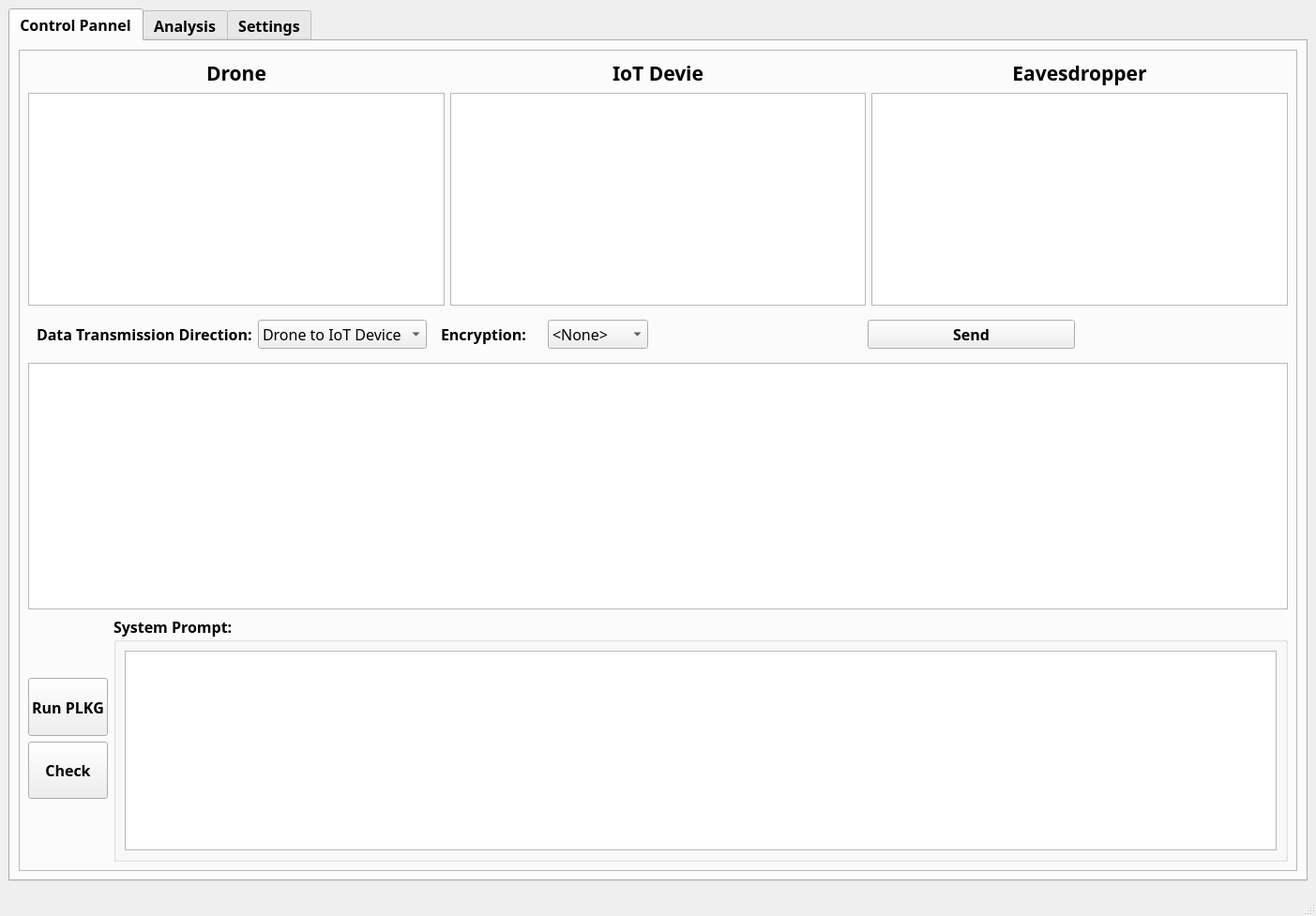
<?xml version="1.0" encoding="UTF-8"?>
<ui version="4.0">
 <class>MainWindow</class>
 <widget class="QMainWindow" name="MainWindow">
  <property name="geometry">
   <rect>
    <x>0</x>
    <y>0</y>
    <width>1403</width>
    <height>977</height>
   </rect>
  </property>
  <property name="sizePolicy">
   <sizepolicy hsizetype="Preferred" vsizetype="Expanding">
    <horstretch>0</horstretch>
    <verstretch>0</verstretch>
   </sizepolicy>
  </property>
  <property name="font">
   <font>
    <family>Agency FB</family>
    <pointsize>12</pointsize>
    <weight>75</weight>
    <bold>true</bold>
   </font>
  </property>
  <property name="windowTitle">
   <string>MainWindow</string>
  </property>
  <widget class="QWidget" name="centralwidget">
   <layout class="QGridLayout" name="gridLayout_5">
    <item row="0" column="0">
     <widget class="QTabWidget" name="system_tab">
      <property name="currentIndex">
       <number>0</number>
      </property>
      <widget class="QWidget" name="tab">
       <attribute name="title">
        <string>Control Pannel</string>
       </attribute>
       <layout class="QVBoxLayout" name="verticalLayout">
        <item>
         <widget class="QFrame" name="control_pannel_frame">
          <property name="autoFillBackground">
           <bool>false</bool>
          </property>
          <property name="frameShape">
           <enum>QFrame::StyledPanel</enum>
          </property>
          <property name="frameShadow">
           <enum>QFrame::Raised</enum>
          </property>
          <layout class="QVBoxLayout" name="verticalLayout_5">
           <item>
            <layout class="QGridLayout" name="gridLayout_6">
             <item row="0" column="2">
              <layout class="QVBoxLayout" name="verticalLayout_4">
               <item>
                <widget class="QLabel" name="eve_console_label">
                 <property name="font">
                  <font>
                   <family>Agency FB</family>
                   <pointsize>16</pointsize>
                   <weight>75</weight>
                   <bold>true</bold>
                  </font>
                 </property>
                 <property name="contextMenuPolicy">
                  <enum>Qt::DefaultContextMenu</enum>
                 </property>
                 <property name="toolTipDuration">
                  <number>1</number>
                 </property>
                 <property name="layoutDirection">
                  <enum>Qt::LeftToRight</enum>
                 </property>
                 <property name="autoFillBackground">
                  <bool>false</bool>
                 </property>
                 <property name="text">
                  <string>Eavesdropper</string>
                 </property>
                 <property name="alignment">
                  <set>Qt::AlignCenter</set>
                 </property>
                </widget>
               </item>
               <item>
                <widget class="QTextBrowser" name="eve_console">
                 <property name="font">
                  <font>
                   <family>Consolas</family>
                   <pointsize>12</pointsize>
                  </font>
                 </property>
                 <property name="html">
                  <string>&lt;!DOCTYPE HTML PUBLIC &quot;-//W3C//DTD HTML 4.0//EN&quot; &quot;http://www.w3.org/TR/REC-html40/strict.dtd&quot;&gt;
&lt;html&gt;&lt;head&gt;&lt;meta name=&quot;qrichtext&quot; content=&quot;1&quot; /&gt;&lt;style type=&quot;text/css&quot;&gt;
p, li { white-space: pre-wrap; }
&lt;/style&gt;&lt;/head&gt;&lt;body style=&quot; font-family:'Consolas'; font-size:12pt; font-weight:600; font-style:normal;&quot;&gt;
&lt;p style=&quot;-qt-paragraph-type:empty; margin-top:0px; margin-bottom:0px; margin-left:0px; margin-right:0px; -qt-block-indent:0; text-indent:0px; font-family:'PMingLiU'; font-weight:400;&quot;&gt;&lt;br /&gt;&lt;/p&gt;&lt;/body&gt;&lt;/html&gt;</string>
                 </property>
                </widget>
               </item>
              </layout>
             </item>
             <item row="0" column="0">
              <layout class="QVBoxLayout" name="verticalLayout_2">
               <item>
                <widget class="QLabel" name="drone_console_label">
                 <property name="font">
                  <font>
                   <family>Agency FB</family>
                   <pointsize>16</pointsize>
                   <weight>75</weight>
                   <bold>true</bold>
                  </font>
                 </property>
                 <property name="contextMenuPolicy">
                  <enum>Qt::DefaultContextMenu</enum>
                 </property>
                 <property name="toolTipDuration">
                  <number>1</number>
                 </property>
                 <property name="layoutDirection">
                  <enum>Qt::LeftToRight</enum>
                 </property>
                 <property name="autoFillBackground">
                  <bool>false</bool>
                 </property>
                 <property name="text">
                  <string>Drone</string>
                 </property>
                 <property name="alignment">
                  <set>Qt::AlignCenter</set>
                 </property>
                </widget>
               </item>
               <item>
                <widget class="QTextBrowser" name="drone_console">
                 <property name="font">
                  <font>
                   <family>Consolas</family>
                   <pointsize>12</pointsize>
                  </font>
                 </property>
                 <property name="html">
                  <string>&lt;!DOCTYPE HTML PUBLIC &quot;-//W3C//DTD HTML 4.0//EN&quot; &quot;http://www.w3.org/TR/REC-html40/strict.dtd&quot;&gt;
&lt;html&gt;&lt;head&gt;&lt;meta name=&quot;qrichtext&quot; content=&quot;1&quot; /&gt;&lt;style type=&quot;text/css&quot;&gt;
p, li { white-space: pre-wrap; }
&lt;/style&gt;&lt;/head&gt;&lt;body style=&quot; font-family:'Consolas'; font-size:12pt; font-weight:600; font-style:normal;&quot;&gt;
&lt;p style=&quot;-qt-paragraph-type:empty; margin-top:0px; margin-bottom:0px; margin-left:0px; margin-right:0px; -qt-block-indent:0; text-indent:0px; font-family:'PMingLiU'; font-weight:400;&quot;&gt;&lt;br /&gt;&lt;/p&gt;&lt;/body&gt;&lt;/html&gt;</string>
                 </property>
                </widget>
               </item>
              </layout>
             </item>
             <item row="0" column="1">
              <layout class="QVBoxLayout" name="verticalLayout_3">
               <item>
                <widget class="QLabel" name="iot_console_label">
                 <property name="font">
                  <font>
                   <family>Agency FB</family>
                   <pointsize>16</pointsize>
                   <weight>75</weight>
                   <bold>true</bold>
                  </font>
                 </property>
                 <property name="contextMenuPolicy">
                  <enum>Qt::DefaultContextMenu</enum>
                 </property>
                 <property name="toolTipDuration">
                  <number>1</number>
                 </property>
                 <property name="layoutDirection">
                  <enum>Qt::LeftToRight</enum>
                 </property>
                 <property name="autoFillBackground">
                  <bool>false</bool>
                 </property>
                 <property name="text">
                  <string>IoT Devie</string>
                 </property>
                 <property name="alignment">
                  <set>Qt::AlignCenter</set>
                 </property>
                </widget>
               </item>
               <item>
                <widget class="QTextBrowser" name="iot_console">
                 <property name="font">
                  <font>
                   <family>Consolas</family>
                   <pointsize>12</pointsize>
                  </font>
                 </property>
                 <property name="html">
                  <string>&lt;!DOCTYPE HTML PUBLIC &quot;-//W3C//DTD HTML 4.0//EN&quot; &quot;http://www.w3.org/TR/REC-html40/strict.dtd&quot;&gt;
&lt;html&gt;&lt;head&gt;&lt;meta name=&quot;qrichtext&quot; content=&quot;1&quot; /&gt;&lt;style type=&quot;text/css&quot;&gt;
p, li { white-space: pre-wrap; }
&lt;/style&gt;&lt;/head&gt;&lt;body style=&quot; font-family:'Consolas'; font-size:12pt; font-weight:600; font-style:normal;&quot;&gt;
&lt;p style=&quot;-qt-paragraph-type:empty; margin-top:0px; margin-bottom:0px; margin-left:0px; margin-right:0px; -qt-block-indent:0; text-indent:0px; font-family:'PMingLiU'; font-weight:400;&quot;&gt;&lt;br /&gt;&lt;/p&gt;&lt;/body&gt;&lt;/html&gt;</string>
                 </property>
                </widget>
               </item>
              </layout>
             </item>
            </layout>
           </item>
           <item>
            <layout class="QGridLayout" name="gridLayout_7">
             <item row="0" column="0">
              <widget class="QWidget" name="widget" native="true">
               <layout class="QHBoxLayout" name="horizontalLayout">
                <item>
                 <widget class="QLabel" name="data_direction_label">
                  <property name="font">
                   <font>
                    <family>Agency FB</family>
                    <pointsize>12</pointsize>
                    <weight>75</weight>
                    <bold>true</bold>
                   </font>
                  </property>
                  <property name="contextMenuPolicy">
                   <enum>Qt::DefaultContextMenu</enum>
                  </property>
                  <property name="toolTipDuration">
                   <number>1</number>
                  </property>
                  <property name="layoutDirection">
                   <enum>Qt::LeftToRight</enum>
                  </property>
                  <property name="autoFillBackground">
                   <bool>false</bool>
                  </property>
                  <property name="text">
                   <string>Data Transmission Direction:</string>
                  </property>
                  <property name="alignment">
                   <set>Qt::AlignLeading|Qt::AlignLeft|Qt::AlignVCenter</set>
                  </property>
                 </widget>
                </item>
                <item>
                 <widget class="QComboBox" name="data_direction_type">
                  <property name="font">
                   <font>
                    <family>Agency FB</family>
                    <pointsize>12</pointsize>
                    <weight>50</weight>
                    <bold>false</bold>
                   </font>
                  </property>
                  <item>
                   <property name="text">
                    <string>Drone to IoT Device</string>
                   </property>
                  </item>
                  <item>
                   <property name="text">
                    <string>IoT Device to Drone</string>
                   </property>
                  </item>
                 </widget>
                </item>
               </layout>
              </widget>
             </item>
             <item row="0" column="1">
              <layout class="QHBoxLayout" name="horizontalLayout_2">
               <item>
                <widget class="QLabel" name="encryption_label">
                 <property name="font">
                  <font>
                   <family>Agency FB</family>
                   <pointsize>12</pointsize>
                   <weight>75</weight>
                   <bold>true</bold>
                  </font>
                 </property>
                 <property name="contextMenuPolicy">
                  <enum>Qt::DefaultContextMenu</enum>
                 </property>
                 <property name="toolTipDuration">
                  <number>1</number>
                 </property>
                 <property name="layoutDirection">
                  <enum>Qt::LeftToRight</enum>
                 </property>
                 <property name="autoFillBackground">
                  <bool>false</bool>
                 </property>
                 <property name="text">
                  <string>Encryption:</string>
                 </property>
                 <property name="alignment">
                  <set>Qt::AlignLeading|Qt::AlignLeft|Qt::AlignVCenter</set>
                 </property>
                </widget>
               </item>
               <item>
                <widget class="QComboBox" name="encryption_type">
                 <property name="font">
                  <font>
                   <family>Agency FB</family>
                   <pointsize>12</pointsize>
                   <weight>50</weight>
                   <bold>false</bold>
                  </font>
                 </property>
                 <item>
                  <property name="text">
                   <string>&lt;None&gt;</string>
                  </property>
                 </item>
                 <item>
                  <property name="text">
                   <string>AES</string>
                  </property>
                 </item>
                </widget>
               </item>
              </layout>
             </item>
             <item row="0" column="2">
              <widget class="QWidget" name="widget_2" native="true"/>
             </item>
             <item row="0" column="4">
              <widget class="QWidget" name="widget_3" native="true"/>
             </item>
             <item row="0" column="3">
              <widget class="QPushButton" name="send_data_buttom">
               <property name="font">
                <font>
                 <family>Agency FB</family>
                 <pointsize>12</pointsize>
                 <weight>75</weight>
                 <bold>true</bold>
                </font>
               </property>
               <property name="text">
                <string>Send</string>
               </property>
              </widget>
             </item>
            </layout>
           </item>
           <item>
            <widget class="QTextEdit" name="send_text_console">
             <property name="font">
              <font>
               <family>Consolas</family>
               <weight>50</weight>
               <bold>false</bold>
              </font>
             </property>
             <property name="html">
              <string>&lt;!DOCTYPE HTML PUBLIC &quot;-//W3C//DTD HTML 4.0//EN&quot; &quot;http://www.w3.org/TR/REC-html40/strict.dtd&quot;&gt;
&lt;html&gt;&lt;head&gt;&lt;meta name=&quot;qrichtext&quot; content=&quot;1&quot; /&gt;&lt;style type=&quot;text/css&quot;&gt;
p, li { white-space: pre-wrap; }
&lt;/style&gt;&lt;/head&gt;&lt;body style=&quot; font-family:'Consolas'; font-size:12pt; font-weight:400; font-style:normal;&quot;&gt;
&lt;p style=&quot;-qt-paragraph-type:empty; margin-top:0px; margin-bottom:0px; margin-left:0px; margin-right:0px; -qt-block-indent:0; text-indent:0px;&quot;&gt;&lt;br /&gt;&lt;/p&gt;&lt;/body&gt;&lt;/html&gt;</string>
             </property>
            </widget>
           </item>
           <item>
            <layout class="QGridLayout" name="gridLayout_2">
             <property name="verticalSpacing">
              <number>6</number>
             </property>
             <item row="0" column="1">
              <widget class="QGroupBox" name="system_prompt">
               <property name="title">
                <string>System Prompt:</string>
               </property>
               <layout class="QGridLayout" name="gridLayout">
                <item row="0" column="0">
                 <widget class="QTextBrowser" name="system_prompt_console">
                  <property name="font">
                   <font>
                    <family>Consolas</family>
                    <weight>50</weight>
                    <bold>false</bold>
                   </font>
                  </property>
                  <property name="html">
                   <string>&lt;!DOCTYPE HTML PUBLIC &quot;-//W3C//DTD HTML 4.0//EN&quot; &quot;http://www.w3.org/TR/REC-html40/strict.dtd&quot;&gt;
&lt;html&gt;&lt;head&gt;&lt;meta name=&quot;qrichtext&quot; content=&quot;1&quot; /&gt;&lt;style type=&quot;text/css&quot;&gt;
p, li { white-space: pre-wrap; }
&lt;/style&gt;&lt;/head&gt;&lt;body style=&quot; font-family:'Consolas'; font-size:12pt; font-weight:400; font-style:normal;&quot;&gt;
&lt;p style=&quot;-qt-paragraph-type:empty; margin-top:0px; margin-bottom:0px; margin-left:0px; margin-right:0px; -qt-block-indent:0; text-indent:0px;&quot;&gt;&lt;br /&gt;&lt;/p&gt;&lt;/body&gt;&lt;/html&gt;</string>
                  </property>
                 </widget>
                </item>
               </layout>
              </widget>
             </item>
             <item row="0" column="0">
              <layout class="QVBoxLayout" name="verticalLayout_6">
               <item>
                <widget class="QWidget" name="widget_5" native="true">
                 <property name="sizePolicy">
                  <sizepolicy hsizetype="Preferred" vsizetype="Expanding">
                   <horstretch>0</horstretch>
                   <verstretch>0</verstretch>
                  </sizepolicy>
                 </property>
                </widget>
               </item>
               <item>
                <widget class="QPushButton" name="run_plkg">
                 <property name="sizePolicy">
                  <sizepolicy hsizetype="Minimum" vsizetype="Expanding">
                   <horstretch>0</horstretch>
                   <verstretch>0</verstretch>
                  </sizepolicy>
                 </property>
                 <property name="text">
                  <string>Run PLKG</string>
                 </property>
                </widget>
               </item>
               <item>
                <widget class="QPushButton" name="check_system">
                 <property name="sizePolicy">
                  <sizepolicy hsizetype="Minimum" vsizetype="Expanding">
                   <horstretch>0</horstretch>
                   <verstretch>0</verstretch>
                  </sizepolicy>
                 </property>
                 <property name="text">
                  <string>Check</string>
                 </property>
                </widget>
               </item>
               <item>
                <widget class="QWidget" name="widget_4" native="true">
                 <property name="sizePolicy">
                  <sizepolicy hsizetype="Preferred" vsizetype="Expanding">
                   <horstretch>0</horstretch>
                   <verstretch>0</verstretch>
                  </sizepolicy>
                 </property>
                </widget>
               </item>
              </layout>
             </item>
            </layout>
           </item>
          </layout>
         </widget>
        </item>
       </layout>
      </widget>
      <widget class="QWidget" name="tab_2">
       <attribute name="title">
        <string>Analysis</string>
       </attribute>
      </widget>
      <widget class="QWidget" name="tab_3">
       <attribute name="title">
        <string>Settings</string>
       </attribute>
       <layout class="QVBoxLayout" name="verticalLayout_8">
        <item>
         <layout class="QGridLayout" name="gridLayout_3">
          <item row="0" column="0">
           <layout class="QGridLayout" name="gridLayout_8">
            <item row="0" column="2">
             <widget class="QGroupBox" name="eve_settings">
              <property name="title">
               <string>Eavesdropper</string>
              </property>
              <layout class="QFormLayout" name="formLayout_3">
               <item row="0" column="0">
                <layout class="QHBoxLayout" name="horizontalLayout_5">
                 <item>
                  <widget class="QLabel" name="eve_ip_label">
                   <property name="font">
                    <font>
                     <family>Agency FB</family>
                     <pointsize>12</pointsize>
                     <weight>75</weight>
                     <bold>true</bold>
                    </font>
                   </property>
                   <property name="contextMenuPolicy">
                    <enum>Qt::DefaultContextMenu</enum>
                   </property>
                   <property name="toolTipDuration">
                    <number>1</number>
                   </property>
                   <property name="layoutDirection">
                    <enum>Qt::LeftToRight</enum>
                   </property>
                   <property name="autoFillBackground">
                    <bool>false</bool>
                   </property>
                   <property name="text">
                    <string>IP Address:</string>
                   </property>
                   <property name="alignment">
                    <set>Qt::AlignBottom|Qt::AlignLeading|Qt::AlignLeft</set>
                   </property>
                  </widget>
                 </item>
                 <item>
                  <widget class="QLineEdit" name="eve_ip">
                   <property name="font">
                    <font>
                     <family>Consolas</family>
                     <weight>50</weight>
                     <bold>false</bold>
                    </font>
                   </property>
                   <property name="text">
                    <string/>
                   </property>
                  </widget>
                 </item>
                </layout>
               </item>
               <item row="1" column="0">
                <layout class="QHBoxLayout" name="horizontalLayout_10">
                 <item>
                  <widget class="QLabel" name="eve_port_label">
                   <property name="font">
                    <font>
                     <family>Agency FB</family>
                     <pointsize>12</pointsize>
                     <weight>75</weight>
                     <bold>true</bold>
                    </font>
                   </property>
                   <property name="contextMenuPolicy">
                    <enum>Qt::DefaultContextMenu</enum>
                   </property>
                   <property name="toolTipDuration">
                    <number>1</number>
                   </property>
                   <property name="layoutDirection">
                    <enum>Qt::LeftToRight</enum>
                   </property>
                   <property name="autoFillBackground">
                    <bool>false</bool>
                   </property>
                   <property name="text">
                    <string>Port:</string>
                   </property>
                   <property name="alignment">
                    <set>Qt::AlignBottom|Qt::AlignLeading|Qt::AlignLeft</set>
                   </property>
                  </widget>
                 </item>
                 <item>
                  <widget class="QLineEdit" name="eve_port">
                   <property name="font">
                    <font>
                     <family>Consolas</family>
                     <weight>50</weight>
                     <bold>false</bold>
                    </font>
                   </property>
                   <property name="text">
                    <string/>
                   </property>
                  </widget>
                 </item>
                </layout>
               </item>
              </layout>
             </widget>
            </item>
            <item row="0" column="1">
             <widget class="QGroupBox" name="iot_settings">
              <property name="title">
               <string>IoT Device</string>
              </property>
              <layout class="QFormLayout" name="formLayout_2">
               <item row="0" column="0">
                <layout class="QHBoxLayout" name="horizontalLayout_4">
                 <item>
                  <widget class="QLabel" name="iot_ip_label">
                   <property name="font">
                    <font>
                     <family>Agency FB</family>
                     <pointsize>12</pointsize>
                     <weight>75</weight>
                     <bold>true</bold>
                    </font>
                   </property>
                   <property name="contextMenuPolicy">
                    <enum>Qt::DefaultContextMenu</enum>
                   </property>
                   <property name="toolTipDuration">
                    <number>1</number>
                   </property>
                   <property name="layoutDirection">
                    <enum>Qt::LeftToRight</enum>
                   </property>
                   <property name="autoFillBackground">
                    <bool>false</bool>
                   </property>
                   <property name="text">
                    <string>IP Address:</string>
                   </property>
                   <property name="alignment">
                    <set>Qt::AlignBottom|Qt::AlignLeading|Qt::AlignLeft</set>
                   </property>
                  </widget>
                 </item>
                 <item>
                  <widget class="QLineEdit" name="iot_ip">
                   <property name="font">
                    <font>
                     <family>Consolas</family>
                     <weight>50</weight>
                     <bold>false</bold>
                    </font>
                   </property>
                   <property name="text">
                    <string/>
                   </property>
                  </widget>
                 </item>
                </layout>
               </item>
               <item row="1" column="0">
                <layout class="QHBoxLayout" name="horizontalLayout_9">
                 <item>
                  <widget class="QLabel" name="iot_port_label">
                   <property name="font">
                    <font>
                     <family>Agency FB</family>
                     <pointsize>12</pointsize>
                     <weight>75</weight>
                     <bold>true</bold>
                    </font>
                   </property>
                   <property name="contextMenuPolicy">
                    <enum>Qt::DefaultContextMenu</enum>
                   </property>
                   <property name="toolTipDuration">
                    <number>1</number>
                   </property>
                   <property name="layoutDirection">
                    <enum>Qt::LeftToRight</enum>
                   </property>
                   <property name="autoFillBackground">
                    <bool>false</bool>
                   </property>
                   <property name="text">
                    <string>Port:</string>
                   </property>
                   <property name="alignment">
                    <set>Qt::AlignBottom|Qt::AlignLeading|Qt::AlignLeft</set>
                   </property>
                  </widget>
                 </item>
                 <item>
                  <widget class="QLineEdit" name="iot_port">
                   <property name="font">
                    <font>
                     <family>Consolas</family>
                     <weight>50</weight>
                     <bold>false</bold>
                    </font>
                   </property>
                   <property name="text">
                    <string/>
                   </property>
                  </widget>
                 </item>
                </layout>
               </item>
              </layout>
             </widget>
            </item>
            <item row="0" column="0">
             <widget class="QGroupBox" name="drone_settings">
              <property name="title">
               <string>Drone</string>
              </property>
              <layout class="QFormLayout" name="formLayout">
               <item row="0" column="0">
                <layout class="QHBoxLayout" name="horizontalLayout_3">
                 <item>
                  <widget class="QLabel" name="drone_ip_label">
                   <property name="font">
                    <font>
                     <family>Agency FB</family>
                     <pointsize>12</pointsize>
                     <weight>75</weight>
                     <bold>true</bold>
                    </font>
                   </property>
                   <property name="contextMenuPolicy">
                    <enum>Qt::DefaultContextMenu</enum>
                   </property>
                   <property name="toolTipDuration">
                    <number>1</number>
                   </property>
                   <property name="layoutDirection">
                    <enum>Qt::LeftToRight</enum>
                   </property>
                   <property name="autoFillBackground">
                    <bool>false</bool>
                   </property>
                   <property name="text">
                    <string>IP Address:</string>
                   </property>
                   <property name="alignment">
                    <set>Qt::AlignBottom|Qt::AlignLeading|Qt::AlignLeft</set>
                   </property>
                  </widget>
                 </item>
                 <item>
                  <widget class="QLineEdit" name="drone_ip">
                   <property name="font">
                    <font>
                     <family>Consolas</family>
                     <weight>50</weight>
                     <bold>false</bold>
                    </font>
                   </property>
                   <property name="text">
                    <string/>
                   </property>
                  </widget>
                 </item>
                </layout>
               </item>
               <item row="1" column="0">
                <layout class="QHBoxLayout" name="horizontalLayout_8">
                 <item>
                  <widget class="QLabel" name="drone_port_label">
                   <property name="font">
                    <font>
                     <family>Agency FB</family>
                     <pointsize>12</pointsize>
                     <weight>75</weight>
                     <bold>true</bold>
                    </font>
                   </property>
                   <property name="contextMenuPolicy">
                    <enum>Qt::DefaultContextMenu</enum>
                   </property>
                   <property name="toolTipDuration">
                    <number>1</number>
                   </property>
                   <property name="layoutDirection">
                    <enum>Qt::LeftToRight</enum>
                   </property>
                   <property name="autoFillBackground">
                    <bool>false</bool>
                   </property>
                   <property name="text">
                    <string>Port:</string>
                   </property>
                   <property name="alignment">
                    <set>Qt::AlignBottom|Qt::AlignLeading|Qt::AlignLeft</set>
                   </property>
                  </widget>
                 </item>
                 <item>
                  <widget class="QLineEdit" name="drone_port">
                   <property name="font">
                    <font>
                     <family>Consolas</family>
                     <weight>50</weight>
                     <bold>false</bold>
                    </font>
                   </property>
                   <property name="text">
                    <string/>
                   </property>
                  </widget>
                 </item>
                </layout>
               </item>
               <item row="2" column="0">
                <widget class="QWidget" name="widget_6" native="true"/>
               </item>
              </layout>
             </widget>
            </item>
           </layout>
          </item>
          <item row="1" column="0">
           <layout class="QHBoxLayout" name="horizontalLayout_7">
            <item>
             <widget class="QGroupBox" name="gcs_settings">
              <property name="title">
               <string>Ground Control Station</string>
              </property>
              <layout class="QFormLayout" name="formLayout_4">
               <item row="0" column="0">
                <layout class="QHBoxLayout" name="horizontalLayout_6">
                 <item>
                  <widget class="QLabel" name="gcs_ip_label">
                   <property name="font">
                    <font>
                     <family>Agency FB</family>
                     <pointsize>12</pointsize>
                     <weight>75</weight>
                     <bold>true</bold>
                    </font>
                   </property>
                   <property name="contextMenuPolicy">
                    <enum>Qt::DefaultContextMenu</enum>
                   </property>
                   <property name="toolTipDuration">
                    <number>1</number>
                   </property>
                   <property name="layoutDirection">
                    <enum>Qt::LeftToRight</enum>
                   </property>
                   <property name="autoFillBackground">
                    <bool>false</bool>
                   </property>
                   <property name="text">
                    <string>IP Address:</string>
                   </property>
                   <property name="alignment">
                    <set>Qt::AlignBottom|Qt::AlignLeading|Qt::AlignLeft</set>
                   </property>
                  </widget>
                 </item>
                 <item>
                  <widget class="QLineEdit" name="gcs_ip">
                   <property name="font">
                    <font>
                     <family>Consolas</family>
                     <weight>50</weight>
                     <bold>false</bold>
                    </font>
                   </property>
                   <property name="text">
                    <string/>
                   </property>
                  </widget>
                 </item>
                </layout>
               </item>
              </layout>
             </widget>
            </item>
            <item>
             <widget class="QPushButton" name="settings_confirm">
              <property name="text">
               <string>Confirm</string>
              </property>
             </widget>
            </item>
           </layout>
          </item>
         </layout>
        </item>
        <item>
         <spacer name="verticalSpacer">
          <property name="orientation">
           <enum>Qt::Vertical</enum>
          </property>
          <property name="sizeHint" stdset="0">
           <size>
            <width>20</width>
            <height>40</height>
           </size>
          </property>
         </spacer>
        </item>
       </layout>
      </widget>
     </widget>
    </item>
   </layout>
  </widget>
  <widget class="QStatusBar" name="statusbar"/>
 </widget>
 <resources/>
 <connections/>
</ui>
